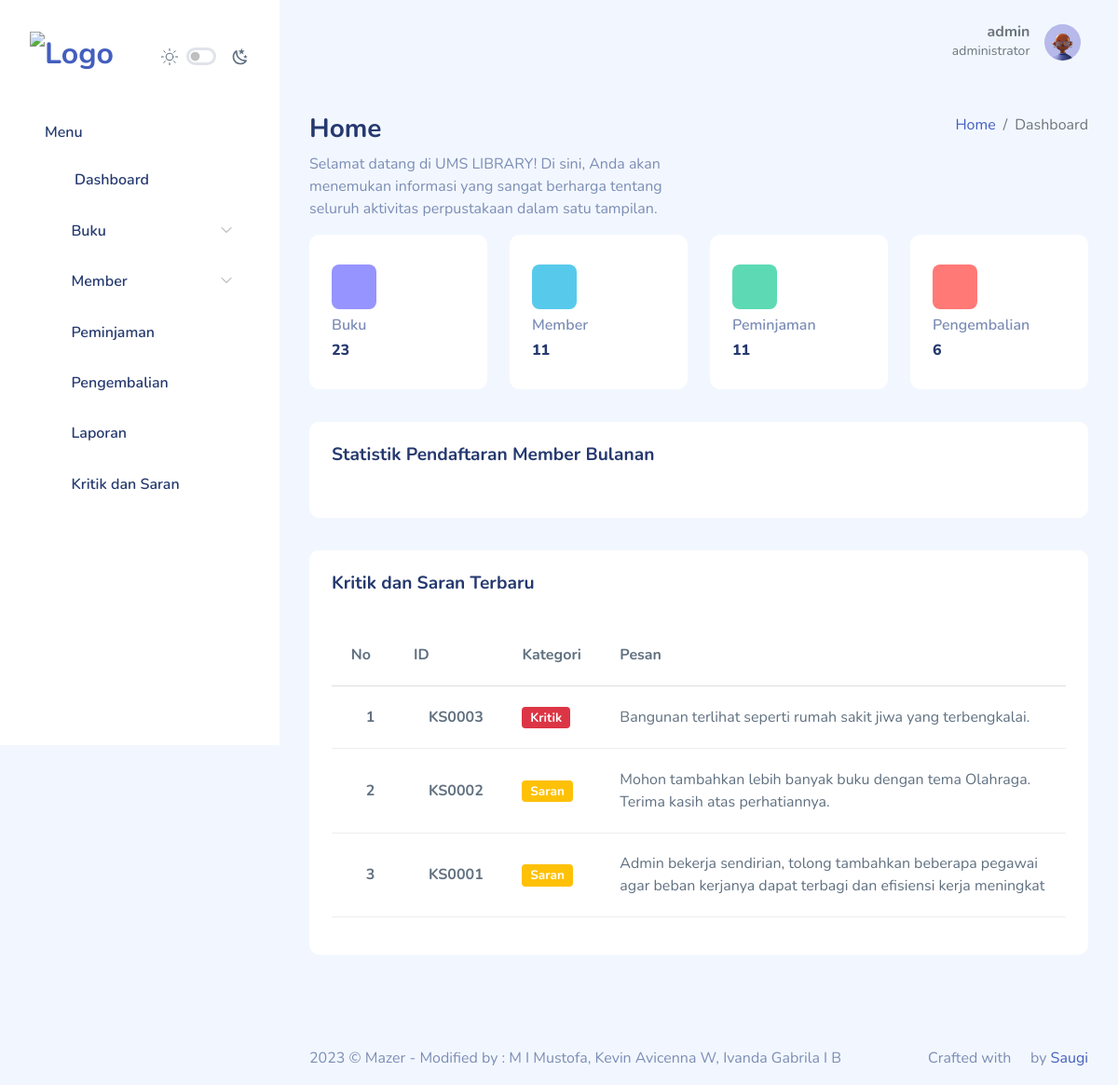
The app's page /app (signed in) with its own data.
### tables this page shows
CREATE TABLE `krisar` (
  `id_krisar` varchar(25) NOT NULL,
  `id_memberFK` varchar(25) NOT NULL,
  `kategori` enum('Kritik','Saran') NOT NULL,
  `pesan` text NOT NULL
);

### app/includes/dashboard-admin.php (the view, shortened to what this page needs)
<div class="page-heading">
  <div class="page-title">
    <div class="row">
      <div class="col-12 col-md-6 order-md-1 order-last">
        <h3>Home</h3>
        <p class="text-subtitle text-muted">
            Selamat datang di UMS LIBRARY! Di sini, Anda akan menemukan informasi yang sangat berharga tentang seluruh aktivitas perpustakaan dalam satu tampilan.
        </p>
      </div>
      <div class="col-12 col-md-6 order-md-2 order-first">
        <nav aria-label="breadcrumb" class="breadcrumb-header float-start float-lg-end">
          <ol class="breadcrumb">
            <li class="breadcrumb-item">
              <a href="index.html">Home</a>
            </li>
            <li class="breadcrumb-item active" aria-current="page">
              Dashboard
            </li>
          </ol>
        </nav>
      </div>
    </div>
  </div>
<div class="page-content">
    <section class="row">
        <div class="col-12 col-lg">
            <div class="row" id="banner">
                <?php include('banner-admin.php'); ?>
            </div>
            <?php include('chart-admin.php'); ?>
            <div class="row">
                <div class="col-12">
                    <div class="card">
                        <div class="card-header">
                            <h4>Kritik dan Saran Terbaru</h4>
                        </div>
                        <div class="card-body">
                            <div class="table-responsive">
                                <table class="table table-hover table-lg">
                                    <thead>
                                        <tr>
                                            <th>No</th>
                                            <th>ID</th>
                                            <th>Kategori</th>
                                            <th>Pesan</th>
                                        </tr>
                                    </thead>
                                    <tbody>
                                    <?php
                                        $query = mysqli_query($koneksi, "SELECT * from krisar ORDER BY id_krisar DESC");
                                        $no    = 0;
                                        while ($list_view = mysqli_fetch_array($query)){
                                        $no++;
                                    ?>
                                        <tr>
                                            <td class="col-1">
                                                <div class="d-flex align-items-center">
                                                    <p class="font-bold ms-3 mb-0">  <?php echo $no ?> </p>
                                                </div>
                                            </td>
                                            <td class="col-auto">
                                                <div class="d-flex align-items-center">
                                                    <p class="font-bold ms-3 mb-0">  <?php echo $list_view['id_krisar']; ?> </p>
                                                </div>
                                            </td>
                                            <td>
                                                <?php
                                                if ($list_view['kategori']=='Kritik'){
                                                    echo "<span class='badge bg-danger'>".$list_view['kategori']."</span>";
                                                }
                                                else{
                                                    echo "<span class='badge bg-warning'>".$list_view['kategori']."</span>";
                                                }
                                                ?>
                                            </td>
                                            <td class="col-auto">
                                                <p class="mb-0">
                                                    <?php echo $list_view['pesan'];?>
                                                </p>
                                            </td>
                                        </tr>
                                        <?php } ?>
                                    </tbody>
                                </table>
                            </div>
                        </div>
                    </div>
                </div>
            </div>
        </div>
        </div>
</div>

### records on screen
krisar: id_krisar "KS0003", kategori "Kritik", pesan "Bangunan terlihat seperti rumah sakit jiwa yang terbengkalai."
krisar: id_krisar "KS0002", kategori "Saran", pesan "Mohon tambahkan lebih banyak buku dengan tema Olahraga. Terima kasih atas perhatiannya."
krisar: id_krisar "KS0001", kategori "Saran", pesan "Admin bekerja sendirian, tolong tambahkan beberapa pegawai agar beban kerjanya dapat terbagi dan efisiensi kerja meningkat"

### other values on screen
$_SESSION['nama'] "admin"
$_SESSION['status'] "administrator"
$view['jumlah_buku'] "23"
$view2['jumlah_member'] "11"
$view3['jumlah_peminjaman'] "11"
$view4['jumlah_pengembalian'] "6"
